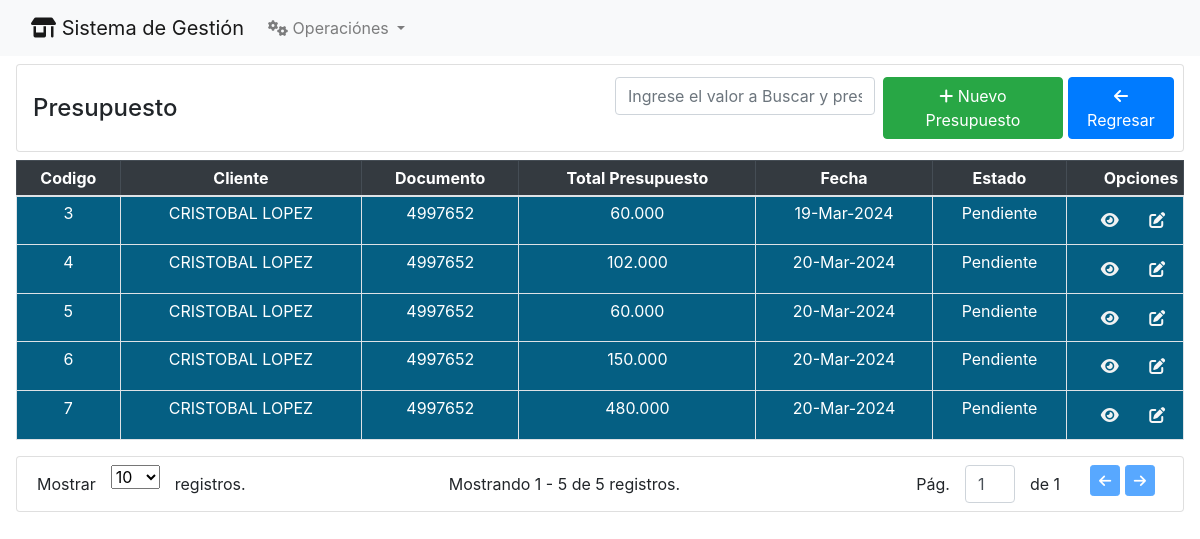
Page /presupuesto/ on the earlier database version.
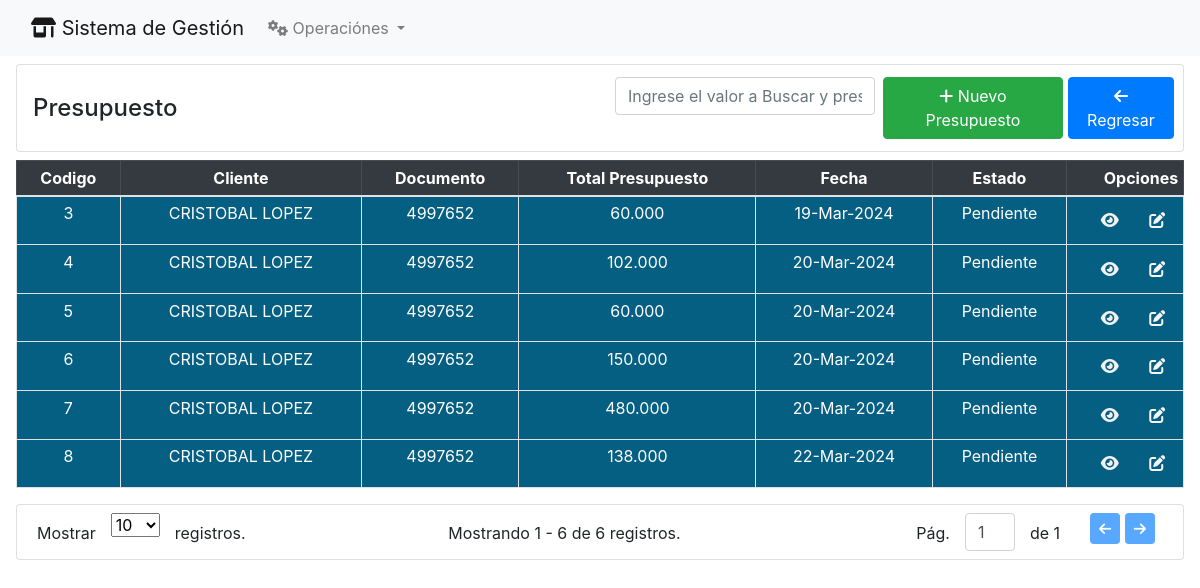
Same page on the later database version.
### PresupuestoCliente/models.py (models this page shows)
class PresupuestoCliente(models.Model):
    cliente =  models.ForeignKey(Clientes, on_delete = models.PROTECT)
    fecha = models.DateTimeField(blank = True, null = True)
    total_presupuesto = models.FloatField()
    estado_presupuesto = models.CharField(max_length=1, default = 'P')
    iva_10 = models.FloatField(null = True, blank= True)
    iva_5= models.FloatField(null = True, blank= True)
    exentas= models.FloatField(null = True, blank= True)
    estado = models.BooleanField(default = True)

### Clientes/models.py (models this page shows, shortened)
class Clientes(models.Model):
    nombre =  models.CharField(max_length = 250)
    apellido = models.CharField(max_length = 250)
    direccion = models.CharField(max_length = 250)
    telefono =  models.CharField(max_length = 250)
    correo = models.CharField(max_length = 250)
    documento =  models.CharField(max_length = 250)
    ruc =  models.CharField(max_length = 250, null= True, blank = True)
    observacion = models.CharField(max_length = 250)
    estado = models.IntegerField(default = 1, null= True, blank = True)

### PresupuestoCliente/views.py (the view)
# urls.py: path("", index_presupuesto, name="presupuesto"),
def index_presupuesto(request):
    template_name = 'index_presupuesto.html'
    paginate_by = 10
    filter_value = request.GET.get('filter', '').strip()
    paginate_by_param = request.GET.get('paginate_by', paginate_by)
    if filter_value:
        queryset = PresupuestoCliente.objects.filter(
            Q(cliente__nombre__icontains=filter_value),
        )
    else:
        queryset = PresupuestoCliente.objects.filter()
    paginator = Paginator(queryset, per_page=paginate_by_param)
    page = request.GET.get('page')
    blocks = paginator.get_page(page)
    context = {
        'page_obj': blocks,
        'title': 'Presupuesto',
        'filter': filter_value,
    }
    return render(request, template_name, context)

### PresupuestoCliente/templatetags/tools.py (called while the page is built)
@register.filter
def intpoint(value):
    formatted_value = '{:,.0f}'.format(float(value))
    return formatted_value.replace(',', '.')

### PresupuestoCliente/templates/index_presupuesto.html (shortened to what this page needs)
{% extends 'home.html' %}
{% load tools %}
{% block content %}
<div class="card pr-2 my-2 mr-3 ml-3 mb-2">
    <div class="card-body pr-2 pl-3 py-1">
        <div class="row align-items-center">
            <div class="col">
                <h4 class="m-0 my-2">{{ title }}</h4>
            </div>
            <div class="col d-flex p-2 justify-content-end">
                <form class="mr-2 w-50" method="get">
                    <input type="text" class="form-control   text-center" name="filter"
                        placeholder="Ingrese el valor a Buscar y presione la tecla Enter">
                </form>
                <a href="{%url 'crear_presupuesto'%}" class="btn btn-success"> <i class="fa-solid fa-plus"></i> Nuevo
                    Presupuesto</a>
                <a href="{% url 'home' %}" class="btn btn-primary"> <i class="fa-solid fa-arrow-left"></i> Regresar</a>
            </div>
        </div>
    </div>
</div>
<div class=" pr-3  pl-3 ml-0 mb-2">
    <table class="table table-sm table-bordered">
        <thead class="table-dark ">
            <tr class="text-center">
                <th >Codigo</th>
                <th >Cliente</th>
                <th >Documento</th>
                <th  >Total Presupuesto</th>
                <th >Fecha</th>
                <th >Estado</th>
                <th  style="width: 10%; text-align: right;">Opciones</th>
            </tr>
        </thead>
        <tbody >
            {% if page_obj %}
            {% for pre in page_obj %}
            <tr
                style="text-align: center; background-color: {% if pre.estado_presupuesto == 'P' %}#055F83{% elif pre.estado_presupuesto == 'C' %}#0D7941{% elif pre.estado_presupuesto == 'D' %}#830F05{% endif %};color:white;">
                <td> {{pre.id}} </td>
                <td> {{pre.cliente.nombre}} {{pre.cliente.apellido}} </td>
                <td> {{pre.cliente.documento}} </td>
                <td>{{ pre.total_presupuesto|intpoint}}</td>
                <td> {{pre.fecha|date:'d-M-Y'}} </td>
                <td>
                    {% if pre.estado_presupuesto == 'P' %}
                    Pendiente
                    {% elif pre.estado_presupuesto == 'C' %}
                    Confirmado
                    {% elif pre.estado_presupuesto == 'D' %}
                    Anulado
                    {% endif %}
                </td>
                <td style="text-align: right;">
                    <a href="detallePresupuesto/{{pre.id}}/" title="Ver Detalles del Presupuesto"
                        class="btn btn-ligth"><i class="fa-solid fa-eye" style="color: #f2f2f2;"></i></a>
                    <a href="modificar_cliente/{{cli.id}}/" title="Editar Estado del Presupuesto"
                        class="btn btn-ligth"><i class="fa-solid fa-pen-to-square" style="color: #f7f7f7;"></i></a>
                </td>
            </tr>
            {% endfor %}
            {% else %}
            <tr style="background-color: gainsboro;text-align: center;">
                <td colspan="7">Sin Registros</td>
            </tr>
            {% endif %}
        </tbody>
    </table>
</div>
{% include 'paginator.html' %}
{% endblock %}

Differences in the rows shown:
added PresupuestoCliente: id "8", cliente.nombre "CRISTOBAL", cliente.apellido "LOPEZ", cliente.documento "4997652", total_presupuesto "138.000", fecha "22-Mar-2024", estado_presupuesto "Pendiente"
Other differences:
{{ page_obj.end_index }}: "5" → "6"
{{ page_obj.paginator.count }}: "5" → "6"
